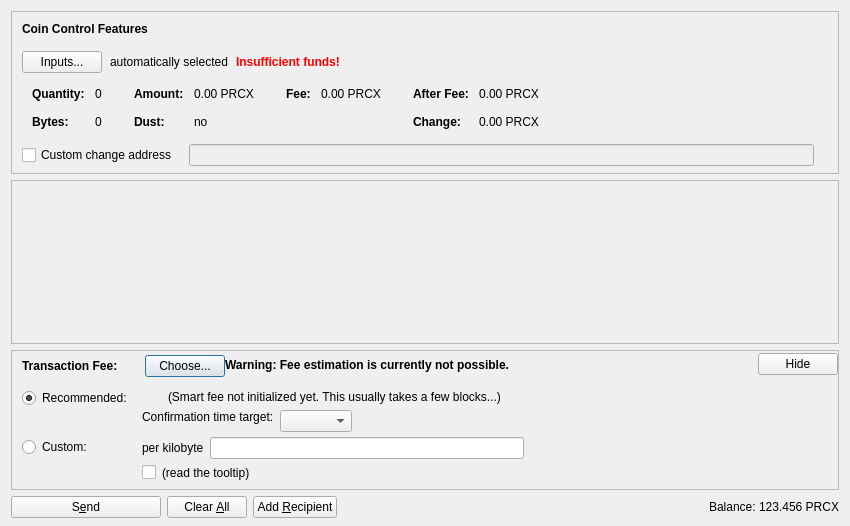
<?xml version="1.0" encoding="UTF-8"?>
<ui version="4.0">
 <class>SendCoinsDialog</class>
 <widget class="QDialog" name="SendCoinsDialog">
  <property name="geometry">
   <rect>
    <x>0</x>
    <y>0</y>
    <width>850</width>
    <height>526</height>
   </rect>
  </property>
  <property name="windowTitle">
   <string>Send Coins</string>
  </property>
  <layout class="QVBoxLayout" name="verticalLayout" stretch="0,1,0,0">
   <property name="bottomMargin">
    <number>8</number>
   </property>
   <item>
    <widget class="QFrame" name="frameCoinControl">
     <property name="sizePolicy">
      <sizepolicy hsizetype="Expanding" vsizetype="Expanding">
       <horstretch>0</horstretch>
       <verstretch>0</verstretch>
      </sizepolicy>
     </property>
     <property name="maximumSize">
      <size>
       <width>16777215</width>
       <height>16777215</height>
      </size>
     </property>
     <property name="frameShape">
      <enum>QFrame::StyledPanel</enum>
     </property>
     <property name="frameShadow">
      <enum>QFrame::Sunken</enum>
     </property>
     <layout class="QVBoxLayout" name="verticalLayoutCoinControl2">
      <property name="spacing">
       <number>0</number>
      </property>
      <property name="leftMargin">
       <number>0</number>
      </property>
      <property name="topMargin">
       <number>0</number>
      </property>
      <property name="rightMargin">
       <number>0</number>
      </property>
      <property name="bottomMargin">
       <number>6</number>
      </property>
      <item>
       <layout class="QVBoxLayout" name="verticalLayoutCoinControl" stretch="0,0,0,0,1">
        <property name="spacing">
         <number>0</number>
        </property>
        <property name="leftMargin">
         <number>10</number>
        </property>
        <property name="topMargin">
         <number>10</number>
        </property>
        <item>
         <layout class="QHBoxLayout" name="horizontalLayoutCoinControl1">
          <property name="bottomMargin">
           <number>15</number>
          </property>
          <item>
           <widget class="QLabel" name="labelCoinControlFeatures">
            <property name="sizePolicy">
             <sizepolicy hsizetype="Preferred" vsizetype="Maximum">
              <horstretch>0</horstretch>
              <verstretch>0</verstretch>
             </sizepolicy>
            </property>
            <property name="font">
             <font>
              <weight>75</weight>
              <bold>true</bold>
             </font>
            </property>
            <property name="styleSheet">
             <string notr="true">font-weight:bold;</string>
            </property>
            <property name="text">
             <string>Coin Control Features</string>
            </property>
           </widget>
          </item>
         </layout>
        </item>
        <item>
         <layout class="QHBoxLayout" name="horizontalLayoutCoinControl2" stretch="0,0,0,0">
          <property name="spacing">
           <number>8</number>
          </property>
          <property name="bottomMargin">
           <number>10</number>
          </property>
          <item>
           <widget class="QPushButton" name="pushButtonCoinControl">
            <property name="styleSheet">
             <string notr="true"/>
            </property>
            <property name="text">
             <string>Inputs...</string>
            </property>
            <property name="autoDefault">
             <bool>false</bool>
            </property>
           </widget>
          </item>
          <item>
           <widget class="QLabel" name="labelCoinControlAutomaticallySelected">
            <property name="text">
             <string>automatically selected</string>
            </property>
            <property name="margin">
             <number>5</number>
            </property>
           </widget>
          </item>
          <item>
           <widget class="QLabel" name="labelCoinControlInsuffFunds">
            <property name="font">
             <font>
              <weight>75</weight>
              <bold>true</bold>
             </font>
            </property>
            <property name="styleSheet">
             <string notr="true">color:red;font-weight:bold;</string>
            </property>
            <property name="text">
             <string>Insufficient funds!</string>
            </property>
            <property name="margin">
             <number>5</number>
            </property>
           </widget>
          </item>
          <item>
           <spacer name="horizontalSpacerCoinControl">
            <property name="orientation">
             <enum>Qt::Horizontal</enum>
            </property>
            <property name="sizeHint" stdset="0">
             <size>
              <width>40</width>
              <height>1</height>
             </size>
            </property>
           </spacer>
          </item>
         </layout>
        </item>
        <item>
         <widget class="QWidget" name="widgetCoinControl" native="true">
          <property name="sizePolicy">
           <sizepolicy hsizetype="Preferred" vsizetype="Preferred">
            <horstretch>0</horstretch>
            <verstretch>0</verstretch>
           </sizepolicy>
          </property>
          <property name="minimumSize">
           <size>
            <width>0</width>
            <height>0</height>
           </size>
          </property>
          <property name="styleSheet">
           <string notr="true"/>
          </property>
          <layout class="QHBoxLayout" name="horizontalLayoutCoinControl5">
           <property name="leftMargin">
            <number>0</number>
           </property>
           <property name="topMargin">
            <number>0</number>
           </property>
           <property name="rightMargin">
            <number>0</number>
           </property>
           <property name="bottomMargin">
            <number>0</number>
           </property>
           <item>
            <layout class="QHBoxLayout" name="horizontalLayoutCoinControl3" stretch="0,0,0,1">
             <property name="spacing">
              <number>20</number>
             </property>
             <property name="topMargin">
              <number>0</number>
             </property>
             <property name="bottomMargin">
              <number>10</number>
             </property>
             <item>
              <layout class="QFormLayout" name="formLayoutCoinControl1">
               <property name="horizontalSpacing">
                <number>10</number>
               </property>
               <property name="verticalSpacing">
                <number>14</number>
               </property>
               <property name="leftMargin">
                <number>10</number>
               </property>
               <property name="topMargin">
                <number>4</number>
               </property>
               <property name="rightMargin">
                <number>6</number>
               </property>
               <item row="0" column="0">
                <widget class="QLabel" name="labelCoinControlQuantityText">
                 <property name="font">
                  <font>
                   <weight>75</weight>
                   <bold>true</bold>
                  </font>
                 </property>
                 <property name="text">
                  <string>Quantity:</string>
                 </property>
                 <property name="margin">
                  <number>0</number>
                 </property>
                </widget>
               </item>
               <item row="0" column="1">
                <widget class="QLabel" name="labelCoinControlQuantity">
                 <property name="cursor">
                  <cursorShape>IBeamCursor</cursorShape>
                 </property>
                 <property name="contextMenuPolicy">
                  <enum>Qt::ActionsContextMenu</enum>
                 </property>
                 <property name="text">
                  <string notr="true">0</string>
                 </property>
                 <property name="margin">
                  <number>0</number>
                 </property>
                 <property name="textInteractionFlags">
                  <set>Qt::LinksAccessibleByMouse|Qt::TextSelectableByKeyboard|Qt::TextSelectableByMouse</set>
                 </property>
                </widget>
               </item>
               <item row="1" column="0">
                <widget class="QLabel" name="labelCoinControlBytesText">
                 <property name="font">
                  <font>
                   <weight>75</weight>
                   <bold>true</bold>
                  </font>
                 </property>
                 <property name="text">
                  <string>Bytes:</string>
                 </property>
                </widget>
               </item>
               <item row="1" column="1">
                <widget class="QLabel" name="labelCoinControlBytes">
                 <property name="cursor">
                  <cursorShape>IBeamCursor</cursorShape>
                 </property>
                 <property name="contextMenuPolicy">
                  <enum>Qt::ActionsContextMenu</enum>
                 </property>
                 <property name="text">
                  <string notr="true">0</string>
                 </property>
                 <property name="textInteractionFlags">
                  <set>Qt::LinksAccessibleByMouse|Qt::TextSelectableByKeyboard|Qt::TextSelectableByMouse</set>
                 </property>
                </widget>
               </item>
              </layout>
             </item>
             <item>
              <layout class="QFormLayout" name="formLayoutCoinControl2">
               <property name="horizontalSpacing">
                <number>10</number>
               </property>
               <property name="verticalSpacing">
                <number>14</number>
               </property>
               <property name="leftMargin">
                <number>6</number>
               </property>
               <property name="topMargin">
                <number>4</number>
               </property>
               <property name="rightMargin">
                <number>6</number>
               </property>
               <item row="0" column="0">
                <widget class="QLabel" name="labelCoinControlAmountText">
                 <property name="font">
                  <font>
                   <weight>75</weight>
                   <bold>true</bold>
                  </font>
                 </property>
                 <property name="text">
                  <string>Amount:</string>
                 </property>
                 <property name="margin">
                  <number>0</number>
                 </property>
                </widget>
               </item>
               <item row="0" column="1">
                <widget class="QLabel" name="labelCoinControlAmount">
                 <property name="cursor">
                  <cursorShape>IBeamCursor</cursorShape>
                 </property>
                 <property name="contextMenuPolicy">
                  <enum>Qt::ActionsContextMenu</enum>
                 </property>
                 <property name="text">
                  <string notr="true">0.00 PRCX</string>
                 </property>
                 <property name="textInteractionFlags">
                  <set>Qt::LinksAccessibleByMouse|Qt::TextSelectableByKeyboard|Qt::TextSelectableByMouse</set>
                 </property>
                </widget>
               </item>
               <item row="1" column="0">
                <widget class="QLabel" name="labelCoinControlLowOutputText">
                 <property name="font">
                  <font>
                   <weight>75</weight>
                   <bold>true</bold>
                  </font>
                 </property>
                 <property name="text">
                  <string>Dust:</string>
                 </property>
                </widget>
               </item>
               <item row="1" column="1">
                <widget class="QLabel" name="labelCoinControlLowOutput">
                 <property name="cursor">
                  <cursorShape>IBeamCursor</cursorShape>
                 </property>
                 <property name="contextMenuPolicy">
                  <enum>Qt::ActionsContextMenu</enum>
                 </property>
                 <property name="text">
                  <string notr="true">no</string>
                 </property>
                 <property name="textInteractionFlags">
                  <set>Qt::LinksAccessibleByMouse|Qt::TextSelectableByKeyboard|Qt::TextSelectableByMouse</set>
                 </property>
                </widget>
               </item>
              </layout>
             </item>
             <item>
              <layout class="QFormLayout" name="formLayoutCoinControl3">
               <property name="horizontalSpacing">
                <number>10</number>
               </property>
               <property name="verticalSpacing">
                <number>14</number>
               </property>
               <property name="leftMargin">
                <number>6</number>
               </property>
               <property name="topMargin">
                <number>4</number>
               </property>
               <property name="rightMargin">
                <number>6</number>
               </property>
               <item row="0" column="0">
                <widget class="QLabel" name="labelCoinControlFeeText">
                 <property name="font">
                  <font>
                   <weight>75</weight>
                   <bold>true</bold>
                  </font>
                 </property>
                 <property name="text">
                  <string>Fee:</string>
                 </property>
                 <property name="margin">
                  <number>0</number>
                 </property>
                </widget>
               </item>
               <item row="0" column="1">
                <widget class="QLabel" name="labelCoinControlFee">
                 <property name="cursor">
                  <cursorShape>IBeamCursor</cursorShape>
                 </property>
                 <property name="contextMenuPolicy">
                  <enum>Qt::ActionsContextMenu</enum>
                 </property>
                 <property name="text">
                  <string notr="true">0.00 PRCX</string>
                 </property>
                 <property name="textInteractionFlags">
                  <set>Qt::LinksAccessibleByMouse|Qt::TextSelectableByKeyboard|Qt::TextSelectableByMouse</set>
                 </property>
                </widget>
               </item>
              </layout>
             </item>
             <item>
              <layout class="QFormLayout" name="formLayoutCoinControl4">
               <property name="horizontalSpacing">
                <number>10</number>
               </property>
               <property name="verticalSpacing">
                <number>14</number>
               </property>
               <property name="leftMargin">
                <number>6</number>
               </property>
               <property name="topMargin">
                <number>4</number>
               </property>
               <property name="rightMargin">
                <number>6</number>
               </property>
               <item row="0" column="0">
                <widget class="QLabel" name="labelCoinControlAfterFeeText">
                 <property name="font">
                  <font>
                   <weight>75</weight>
                   <bold>true</bold>
                  </font>
                 </property>
                 <property name="text">
                  <string>After Fee:</string>
                 </property>
                 <property name="margin">
                  <number>0</number>
                 </property>
                </widget>
               </item>
               <item row="0" column="1">
                <widget class="QLabel" name="labelCoinControlAfterFee">
                 <property name="cursor">
                  <cursorShape>IBeamCursor</cursorShape>
                 </property>
                 <property name="contextMenuPolicy">
                  <enum>Qt::ActionsContextMenu</enum>
                 </property>
                 <property name="text">
                  <string notr="true">0.00 PRCX</string>
                 </property>
                 <property name="textInteractionFlags">
                  <set>Qt::LinksAccessibleByMouse|Qt::TextSelectableByKeyboard|Qt::TextSelectableByMouse</set>
                 </property>
                </widget>
               </item>
               <item row="1" column="0">
                <widget class="QLabel" name="labelCoinControlChangeText">
                 <property name="font">
                  <font>
                   <weight>75</weight>
                   <bold>true</bold>
                  </font>
                 </property>
                 <property name="text">
                  <string>Change:</string>
                 </property>
                </widget>
               </item>
               <item row="1" column="1">
                <widget class="QLabel" name="labelCoinControlChange">
                 <property name="cursor">
                  <cursorShape>IBeamCursor</cursorShape>
                 </property>
                 <property name="contextMenuPolicy">
                  <enum>Qt::ActionsContextMenu</enum>
                 </property>
                 <property name="text">
                  <string notr="true">0.00 PRCX</string>
                 </property>
                 <property name="textInteractionFlags">
                  <set>Qt::LinksAccessibleByMouse|Qt::TextSelectableByKeyboard|Qt::TextSelectableByMouse</set>
                 </property>
                </widget>
               </item>
              </layout>
             </item>
            </layout>
           </item>
          </layout>
         </widget>
        </item>
        <item>
         <layout class="QHBoxLayout" name="horizontalLayoutCoinControl4" stretch="0,0,0">
          <property name="spacing">
           <number>12</number>
          </property>
          <property name="sizeConstraint">
           <enum>QLayout::SetDefaultConstraint</enum>
          </property>
          <property name="topMargin">
           <number>5</number>
          </property>
          <property name="rightMargin">
           <number>5</number>
          </property>
          <item>
           <widget class="QCheckBox" name="checkBoxCoinControlChange">
            <property name="toolTip">
             <string>If this is activated, but the change address is empty or invalid, change will be sent to a newly generated address.</string>
            </property>
            <property name="text">
             <string>Custom change address</string>
            </property>
           </widget>
          </item>
          <item>
           <widget class="QValidatedLineEdit" name="lineEditCoinControlChange">
            <property name="enabled">
             <bool>false</bool>
            </property>
            <property name="sizePolicy">
             <sizepolicy hsizetype="Expanding" vsizetype="Fixed">
              <horstretch>0</horstretch>
              <verstretch>0</verstretch>
             </sizepolicy>
            </property>
           </widget>
          </item>
          <item>
           <widget class="QLabel" name="labelCoinControlChangeLabel">
            <property name="sizePolicy">
             <sizepolicy hsizetype="Preferred" vsizetype="Expanding">
              <horstretch>0</horstretch>
              <verstretch>0</verstretch>
             </sizepolicy>
            </property>
            <property name="minimumSize">
             <size>
              <width>0</width>
              <height>0</height>
             </size>
            </property>
            <property name="text">
             <string/>
            </property>
            <property name="margin">
             <number>3</number>
            </property>
           </widget>
          </item>
         </layout>
        </item>
        <item>
         <spacer name="verticalSpacerCoinControl">
          <property name="orientation">
           <enum>Qt::Vertical</enum>
          </property>
          <property name="sizeHint" stdset="0">
           <size>
            <width>800</width>
            <height>1</height>
           </size>
          </property>
         </spacer>
        </item>
       </layout>
      </item>
     </layout>
    </widget>
   </item>
   <item>
    <widget class="QScrollArea" name="scrollArea">
     <property name="widgetResizable">
      <bool>true</bool>
     </property>
     <widget class="QWidget" name="scrollAreaWidgetContents">
      <property name="geometry">
       <rect>
        <x>0</x>
        <y>0</y>
        <width>830</width>
        <height>104</height>
       </rect>
      </property>
      <layout class="QVBoxLayout" name="verticalLayout_2" stretch="0,1">
       <property name="leftMargin">
        <number>0</number>
       </property>
       <property name="topMargin">
        <number>0</number>
       </property>
       <property name="rightMargin">
        <number>0</number>
       </property>
       <property name="bottomMargin">
        <number>0</number>
       </property>
       <item>
        <layout class="QVBoxLayout" name="entries">
         <property name="spacing">
          <number>6</number>
         </property>
        </layout>
       </item>
       <item>
        <spacer name="verticalSpacer">
         <property name="orientation">
          <enum>Qt::Vertical</enum>
         </property>
         <property name="sizeHint" stdset="0">
          <size>
           <width>20</width>
           <height>40</height>
          </size>
         </property>
        </spacer>
       </item>
      </layout>
     </widget>
    </widget>
   </item>
   <item>
    <widget class="QFrame" name="frameFee">
     <property name="sizePolicy">
      <sizepolicy hsizetype="Expanding" vsizetype="Expanding">
       <horstretch>0</horstretch>
       <verstretch>0</verstretch>
      </sizepolicy>
     </property>
     <property name="maximumSize">
      <size>
       <width>16777215</width>
       <height>16777215</height>
      </size>
     </property>
     <property name="frameShape">
      <enum>QFrame::StyledPanel</enum>
     </property>
     <property name="frameShadow">
      <enum>QFrame::Sunken</enum>
     </property>
     <layout class="QVBoxLayout" name="verticalLayoutFee1">
      <property name="spacing">
       <number>0</number>
      </property>
      <property name="leftMargin">
       <number>0</number>
      </property>
      <property name="topMargin">
       <number>0</number>
      </property>
      <property name="rightMargin">
       <number>0</number>
      </property>
      <property name="bottomMargin">
       <number>0</number>
      </property>
      <item>
       <layout class="QVBoxLayout" name="verticalLayoutFee2" stretch="0,0,0">
        <property name="spacing">
         <number>0</number>
        </property>
        <property name="leftMargin">
         <number>10</number>
        </property>
        <property name="topMargin">
         <number>0</number>
        </property>
        <item>
         <layout class="QHBoxLayout" name="horizontalLayoutFee1">
          <property name="bottomMargin">
           <number>0</number>
          </property>
          <item>
           <layout class="QVBoxLayout" name="verticalLayoutFee7">
            <property name="spacing">
             <number>0</number>
            </property>
            <item>
             <spacer name="verticalSpacerSmartFee">
              <property name="orientation">
               <enum>Qt::Vertical</enum>
              </property>
              <property name="sizeType">
               <enum>QSizePolicy::Fixed</enum>
              </property>
              <property name="sizeHint" stdset="0">
               <size>
                <width>1</width>
                <height>4</height>
               </size>
              </property>
             </spacer>
            </item>
            <item>
             <layout class="QHBoxLayout" name="horizontalLayoutSmartFee">
              <property name="spacing">
               <number>10</number>
              </property>
              <item>
               <widget class="QLabel" name="labelFeeHeadline">
                <property name="sizePolicy">
                 <sizepolicy hsizetype="Preferred" vsizetype="Maximum">
                  <horstretch>0</horstretch>
                  <verstretch>0</verstretch>
                 </sizepolicy>
                </property>
                <property name="font">
                 <font>
                  <weight>75</weight>
                  <bold>true</bold>
                 </font>
                </property>
                <property name="styleSheet">
                 <string notr="true">font-weight:bold;</string>
                </property>
                <property name="text">
                 <string>Transaction Fee:</string>
                </property>
               </widget>
              </item>
              <item>
               <widget class="QLabel" name="labelFeeMinimized">
                <property name="text">
                 <string/>
                </property>
               </widget>
              </item>
              <item>
               <widget class="QPushButton" name="buttonChooseFee">
                <property name="text">
                 <string>Choose...</string>
                </property>
               </widget>
              </item>
             </layout>
            </item>
            <item>
             <spacer name="verticalSpacer_5">
              <property name="orientation">
               <enum>Qt::Vertical</enum>
              </property>
              <property name="sizeHint" stdset="0">
               <size>
                <width>1</width>
                <height>1</height>
               </size>
              </property>
             </spacer>
            </item>
           </layout>
          </item>
          <item>
           <widget class="QLabel" name="fallbackFeeWarningLabel">
            <property name="toolTip">
             <string>Using the fallbackfee can result in sending a transaction that will take several hours or days (or never) to confirm. Consider choosing your fee manually or wait until you have validated the complete chain.</string>
            </property>
            <property name="font">
            <font>
                <weight>75</weight>
                <bold>true</bold>
            </font>
            </property>
            <property name="text">
             <string>Warning: Fee estimation is currently not possible.</string>
            </property>
            <property name="wordWrap">
             <bool>false</bool>
            </property>
           </widget>
          </item>
          <item>
           <spacer name="horizontalSpacer_4">
            <property name="orientation">
             <enum>Qt::Horizontal</enum>
            </property>
            <property name="sizeType">
             <enum>QSizePolicy::MinimumExpanding</enum>
            </property>
            <property name="sizeHint" stdset="0">
             <size>
              <width>40</width>
              <height>20</height>
             </size>
            </property>
           </spacer>
          </item>
          <item>
           <widget class="QPushButton" name="buttonMinimizeFee">
            <property name="toolTip">
             <string>collapse fee-settings</string>
            </property>
            <property name="text">
             <string>Hide</string>
            </property>
           </widget>
          </item>
         </layout>
        </item>
        <item>
         <widget class="QFrame" name="frameFeeSelection">
          <layout class="QVBoxLayout" name="verticalLayoutFee12">
           <property name="spacing">
            <number>0</number>
           </property>
           <property name="leftMargin">
            <number>0</number>
           </property>
           <property name="topMargin">
            <number>0</number>
           </property>
           <property name="rightMargin">
            <number>0</number>
           </property>
           <property name="bottomMargin">
            <number>0</number>
           </property>
           <item>
            <layout class="QGridLayout" name="gridLayoutFee">
             <property name="topMargin">
              <number>10</number>
             </property>
             <property name="bottomMargin">
              <number>4</number>
             </property>
             <property name="horizontalSpacing">
              <number>10</number>
             </property>
             <property name="verticalSpacing">
              <number>4</number>
             </property>
             <item row="1" column="1">
              <layout class="QVBoxLayout" name="verticalLayoutFee8">
               <property name="spacing">
                <number>6</number>
               </property>
               <item>
                <layout class="QHBoxLayout" name="horizontalLayoutFee13">
                 <item>
                  <widget class="QLabel" name="labelCustomPerKilobyte">
                   <property name="toolTip">
                    <string>Specify a custom fee per kB (1,000 bytes) of the transaction's virtual size.

Note:  Since the fee is calculated on a per-byte basis, a fee of "100 satoshis per kB" for a transaction size of 500 bytes (half of 1 kB) would ultimately yield a fee of only 50 satoshis.</string>
                   </property>
                   <property name="text">
                    <string>per kilobyte</string>
                   </property>
                  </widget>
                 </item>
                 <item>
                  <widget class="BitcoinAmountField" name="customFee"/>
                 </item>
                 <item>
                  <spacer name="horizontalSpacer_6">
                   <property name="orientation">
                    <enum>Qt::Horizontal</enum>
                   </property>
                   <property name="sizeHint" stdset="0">
                    <size>
                     <width>1</width>
                     <height>1</height>
                    </size>
                   </property>
                  </spacer>
                 </item>
                </layout>
               </item>
               <item>
                <layout class="QHBoxLayout" name="horizontalLayoutFee8">
                 <item>
                  <widget class="QCheckBox" name="checkBoxMinimumFee">
                   <property name="toolTip">
                    <string>Paying only the minimum fee is just fine as long as there is less transaction volume than space in the blocks. But be aware that this can end up in a never confirming transaction once there is more demand for pricecoinx transactions than the network can process.</string>
                   </property>
                   <property name="text">
                    <string/>
                   </property>
                  </widget>
                 </item>
                 <item>
                  <widget class="QLabel" name="labelMinFeeWarning">
                   <property name="enabled">
                    <bool>true</bool>
                   </property>
                   <property name="toolTip">
                    <string>Paying only the minimum fee is just fine as long as there is less transaction volume than space in the blocks. But be aware that this can end up in a never confirming transaction once there is more demand for pricecoinx transactions than the network can process.</string>
                   </property>
                   <property name="text">
                    <string>(read the tooltip)</string>
                   </property>
                   <property name="margin">
                    <number>5</number>
                   </property>
                  </widget>
                 </item>
                 <item>
                  <spacer name="horizontalSpacer_2">
                   <property name="orientation">
                    <enum>Qt::Horizontal</enum>
                   </property>
                   <property name="sizeHint" stdset="0">
                    <size>
                     <width>1</width>
                     <height>1</height>
                    </size>
                   </property>
                  </spacer>
                 </item>
                </layout>
               </item>
              </layout>
             </item>
             <item row="0" column="0">
              <layout class="QVBoxLayout" name="verticalLayoutFee4" stretch="0,1">
               <item>
                <widget class="QRadioButton" name="radioSmartFee">
                 <property name="text">
                  <string>Recommended:</string>
                 </property>
                 <property name="checked">
                  <bool>true</bool>
                 </property>
                 <attribute name="buttonGroup">
                  <string notr="true">groupFee</string>
                 </attribute>
                </widget>
               </item>
               <item>
                <spacer name="verticalSpacer_2">
                 <property name="orientation">
                  <enum>Qt::Vertical</enum>
                 </property>
                 <property name="sizeHint" stdset="0">
                  <size>
                   <width>1</width>
                   <height>1</height>
                  </size>
                 </property>
                </spacer>
               </item>
              </layout>
             </item>
             <item row="1" column="0">
              <layout class="QVBoxLayout" name="verticalLayoutFee9" stretch="0,1">
               <item>
                <widget class="QRadioButton" name="radioCustomFee">
                 <property name="text">
                  <string>Custom:</string>
                 </property>
                 <attribute name="buttonGroup">
                  <string notr="true">groupFee</string>
                 </attribute>
                </widget>
               </item>
               <item>
                <spacer name="verticalSpacer_6">
                 <property name="orientation">
                  <enum>Qt::Vertical</enum>
                 </property>
                 <property name="sizeHint" stdset="0">
                  <size>
                   <width>1</width>
                   <height>1</height>
                  </size>
                 </property>
                </spacer>
               </item>
              </layout>
             </item>
             <item row="0" column="1">
              <layout class="QVBoxLayout" name="verticalLayoutFee3" stretch="0,0,1">
               <property name="spacing">
                <number>6</number>
               </property>
               <property name="topMargin">
                <number>2</number>
               </property>
               <item>
                <layout class="QHBoxLayout" name="horizontalLayoutFee12">
                 <item>
                  <widget class="QLabel" name="labelSmartFee">
                   <property name="text">
                    <string/>
                   </property>
                   <property name="margin">
                    <number>2</number>
                   </property>
                  </widget>
                 </item>
                 <item>
                  <widget class="QLabel" name="labelFeeEstimation">
                   <property name="text">
                    <string/>
                   </property>
                  </widget>
                 </item>
                 <item>
                  <widget class="QLabel" name="labelSmartFee2">
                   <property name="text">
                    <string>(Smart fee not initialized yet. This usually takes a few blocks...)</string>
                   </property>
                   <property name="margin">
                    <number>2</number>
                   </property>
                  </widget>
                 </item>
                 <item>
                  <spacer name="horizontalSpacer_5">
                   <property name="orientation">
                    <enum>Qt::Horizontal</enum>
                   </property>
                   <property name="sizeHint" stdset="0">
                    <size>
                     <width>1</width>
                     <height>1</height>
                    </size>
                   </property>
                  </spacer>
                 </item>
                </layout>
               </item>
               <item>
                <layout class="QHBoxLayout" name="horizontalLayoutFee9">
                 <item>
                  <layout class="QVBoxLayout" name="verticalLayoutFee6">
                   <item>
                    <widget class="QLabel" name="labelSmartFee3">
                     <property name="text">
                      <string>Confirmation time target:</string>
                     </property>
                     <property name="margin">
                      <number>2</number>
                     </property>
                    </widget>
                   </item>
                   <item>
                    <spacer name="verticalSpacer_3">
                     <property name="orientation">
                      <enum>Qt::Vertical</enum>
                     </property>
                     <property name="sizeHint" stdset="0">
                      <size>
                       <width>1</width>
                       <height>1</height>
                      </size>
                     </property>
                    </spacer>
                   </item>
                  </layout>
                 </item>
                 <item>
                  <layout class="QVBoxLayout" name="verticalLayoutFee5">
                   <property name="rightMargin">
                    <number>30</number>
                   </property>
                   <item>
                    <layout class="QHBoxLayout" name="horizontalLayoutConfTarget">
                     <property name="bottomMargin">
                      <number>0</number>
                     </property>
                     <item>
                      <widget class="QComboBox" name="confTargetSelector"/>
                     </item>
                     <item>
                      <spacer name="horizontalSpacerConfTarget">
                       <property name="orientation">
                        <enum>Qt::Horizontal</enum>
                       </property>
                       <property name="sizeHint" stdset="0">
                        <size>
                         <width>40</width>
                         <height>20</height>
                        </size>
                       </property>
                      </spacer>
                     </item>
                    </layout>
                   </item>
                  </layout>
                 </item>
                </layout>
               </item>
               <item>
                <spacer name="verticalSpacer_4">
                 <property name="orientation">
                  <enum>Qt::Vertical</enum>
                 </property>
                 <property name="sizeHint" stdset="0">
                  <size>
                   <width>1</width>
                   <height>1</height>
                  </size>
                 </property>
                </spacer>
               </item>
              </layout>
             </item>
            </layout>
           </item>
          </layout>
         </widget>
        </item>
        <item>
         <spacer name="verticalSpacerFee">
          <property name="orientation">
           <enum>Qt::Vertical</enum>
          </property>
          <property name="sizeHint" stdset="0">
           <size>
            <width>40</width>
            <height>5</height>
           </size>
          </property>
         </spacer>
        </item>
       </layout>
      </item>
     </layout>
    </widget>
   </item>
   <item>
    <layout class="QHBoxLayout" name="horizontalLayout">
     <item>
      <widget class="QPushButton" name="sendButton">
       <property name="minimumSize">
        <size>
         <width>150</width>
         <height>0</height>
        </size>
       </property>
       <property name="toolTip">
        <string>Confirm the send action</string>
       </property>
       <property name="text">
        <string>S&amp;end</string>
       </property>
       <property name="icon">
        <iconset resource="../bitcoin.qrc">
         <normaloff>:/icons/send</normaloff>:/icons/send</iconset>
       </property>
       <property name="autoDefault">
        <bool>false</bool>
       </property>
       <property name="default">
        <bool>false</bool>
       </property>
      </widget>
     </item>
     <item>
      <widget class="QPushButton" name="clearButton">
       <property name="sizePolicy">
        <sizepolicy hsizetype="Minimum" vsizetype="Fixed">
         <horstretch>0</horstretch>
         <verstretch>0</verstretch>
        </sizepolicy>
       </property>
       <property name="toolTip">
        <string>Clear all fields of the form.</string>
       </property>
       <property name="text">
        <string>Clear &amp;All</string>
       </property>
       <property name="icon">
        <iconset resource="../bitcoin.qrc">
         <normaloff>:/icons/remove</normaloff>:/icons/remove</iconset>
       </property>
       <property name="autoDefault">
        <bool>false</bool>
       </property>
      </widget>
     </item>
     <item>
      <widget class="QPushButton" name="addButton">
       <property name="toolTip">
        <string>Send to multiple recipients at once</string>
       </property>
       <property name="text">
        <string>Add &amp;Recipient</string>
       </property>
       <property name="icon">
        <iconset resource="../bitcoin.qrc">
         <normaloff>:/icons/add</normaloff>:/icons/add</iconset>
       </property>
       <property name="autoDefault">
        <bool>false</bool>
       </property>
      </widget>
     </item>
     <item>
      <spacer name="horizontalSpacer">
       <property name="orientation">
        <enum>Qt::Horizontal</enum>
       </property>
       <property name="sizeHint" stdset="0">
        <size>
         <width>40</width>
         <height>20</height>
        </size>
       </property>
      </spacer>
     </item>
     <item>
      <layout class="QHBoxLayout" name="horizontalLayout_2">
       <property name="spacing">
        <number>3</number>
       </property>
       <item>
        <widget class="QLabel" name="label">
         <property name="sizePolicy">
          <sizepolicy hsizetype="Preferred" vsizetype="Fixed">
           <horstretch>0</horstretch>
           <verstretch>0</verstretch>
          </sizepolicy>
         </property>
         <property name="text">
          <string>Balance:</string>
         </property>
        </widget>
       </item>
       <item>
        <widget class="QLabel" name="labelBalance">
         <property name="sizePolicy">
          <sizepolicy hsizetype="Preferred" vsizetype="Fixed">
           <horstretch>0</horstretch>
           <verstretch>0</verstretch>
          </sizepolicy>
         </property>
         <property name="cursor">
          <cursorShape>IBeamCursor</cursorShape>
         </property>
         <property name="text">
          <string notr="true">123.456 PRCX</string>
         </property>
         <property name="textInteractionFlags">
          <set>Qt::LinksAccessibleByMouse|Qt::TextSelectableByKeyboard|Qt::TextSelectableByMouse</set>
         </property>
        </widget>
       </item>
      </layout>
     </item>
    </layout>
   </item>
  </layout>
 </widget>
 <customwidgets>
  <customwidget>
   <class>QValidatedLineEdit</class>
   <extends>QLineEdit</extends>
   <header>qt/qvalidatedlineedit.h</header>
  </customwidget>
  <customwidget>
   <class>BitcoinAmountField</class>
   <extends>QLineEdit</extends>
   <header>qt/bitcoinamountfield.h</header>
   <container>1</container>
  </customwidget>
 </customwidgets>
 <resources>
  <include location="../bitcoin.qrc"/>
 </resources>
 <connections/>
 <buttongroups>
  <buttongroup name="groupFee"/>
 </buttongroups>
</ui>
